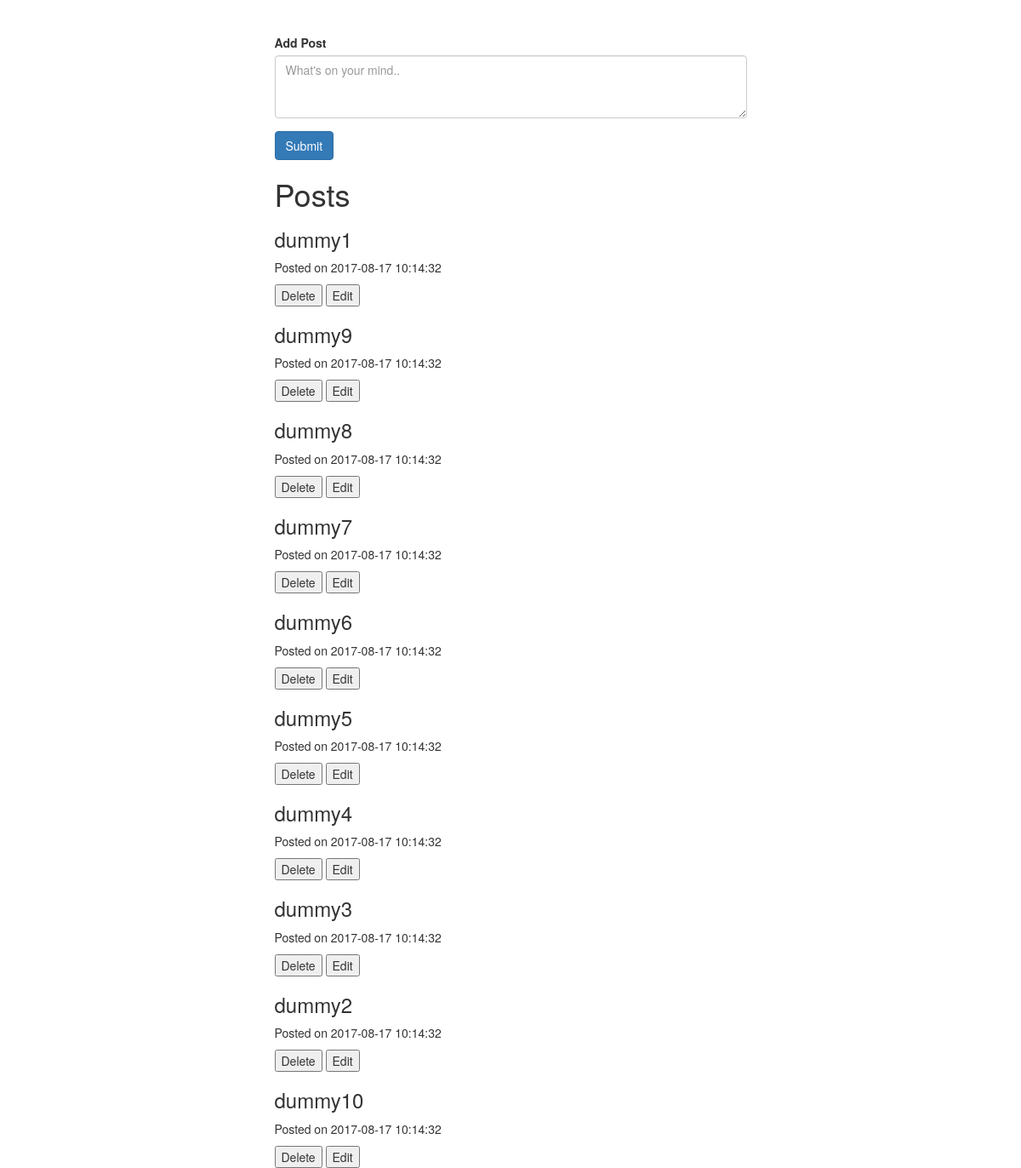
/database/database-3-3.php, run on the app's committed database.
### tables this page shows
CREATE TABLE `posts` (
  `id` int(11) UNSIGNED NOT NULL,
  `post` varchar(255) NOT NULL,
  `created` datetime DEFAULT NULL,
  `modified` datetime DEFAULT CURRENT_TIMESTAMP ON UPDATE CURRENT_TIMESTAMP
);

### database/Database.php (called while the page is built, shortened)
<?php
class Database
{
    private $host = 'localhost';
    private $user = 'root';
    private $pass = '';
    private $db = 'exercise_db';
    private $dbh;
    private $stmt;
    public function __construct()
    {
        $dsn = 'mysql:host='. $this->host . ';dbname='. $this->db;
        $options = array(
            PDO::ATTR_PERSISTENT    => true,
            PDO::ATTR_ERRMODE       => PDO::ERRMODE_EXCEPTION
        );
        try {
            $this->dbh = new PDO($dsn, $this->user, $this->pass, $options);
        } catch(PDOException $e)
        {
            echo $this->error = $e->getMessage();
        }
    }
    public function query($query)
    {
        $this->stmt = $this->dbh->prepare($query);
    }
    public function execute()
    {
        return $this->stmt->execute();
    }
    public function resultset()
    {
        $this->execute();
        return $this->stmt->fetchAll(PDO::FETCH_ASSOC);
    }
}

### database/database-3-3.php (the view, shortened to what this page needs)
<?php
require "Database.php";
$database = new Database();
$database->query('SELECT * FROM posts ORDER by modified DESC ');
$rows = $database->resultset();
?>
<!DOCTYPE html>
<html lang="en">
<head>
    <link rel="stylesheet" href="https://maxcdn.bootstrapcdn.com/bootstrap/3.3.7/css/bootstrap.min.css">
</head>
<body>
<div class="container ">
    <br/>
    <br/>
    <div class="row">
        <div class="col-md-6 col-md-offset-3">
            <form class="form-group" method="post" action="<?php $_SERVER['PHP_SELF']; ?>">
                <div class="form-group">
                    <label for="Date">Add Post</label>
                    <textarea class="form-control" name="post" id="post" rows="3" placeholder="What's on your mind.."></textarea>
                </div>
                <div class="form-group">
                    <button class="btn btn-primary" type="submit" name="submit" id="submit">Submit</button>
                </div>
            </form>
            <h1>Posts</h1>
            <div>
                <?php
                foreach($rows as $row) :
                    ?>
                    <h3><?php echo $row['post']; ?></h3>
                    <p>Posted on <?php echo $row['modified'] ?></p>
                    <div style="display:inline-block">
                        <form method="post" action="<?php $_SERVER['PHP_SELF']; ?>">
                            <input type="submit" name="delete" value="Delete"/>
                        </form>
                    </div>
                    <div style="display:inline-block">
                        <form method="post" action="">
                            <input type="submit" name="edit" value="Edit"/>
                        </form>
                    </div>
                    <?php
                endforeach;
                ?>
            </div>
        </div>
    </div>
</div>
</body>
</html>

### data on the page
posts: post "dummy1", modified "2017-08-17 10:14:32"
posts: post "dummy9", modified "2017-08-17 10:14:32"
posts: post "dummy8", modified "2017-08-17 10:14:32"
posts: post "dummy7", modified "2017-08-17 10:14:32"
posts: post "dummy6", modified "2017-08-17 10:14:32"
posts: post "dummy5", modified "2017-08-17 10:14:32"
posts: post "dummy4", modified "2017-08-17 10:14:32"
posts: post "dummy3", modified "2017-08-17 10:14:32"
posts: post "dummy2", modified "2017-08-17 10:14:32"
posts: post "dummy10", modified "2017-08-17 10:14:32"
